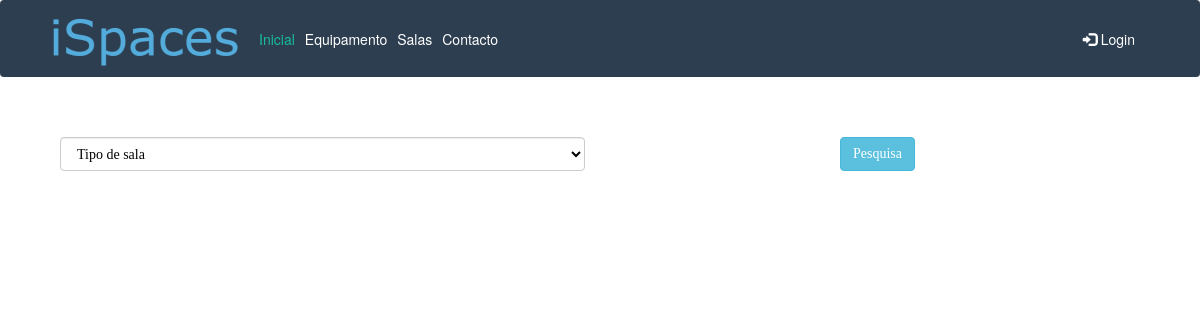
Page /index.php/publico_c/mostra_equipamento on the earlier database version.
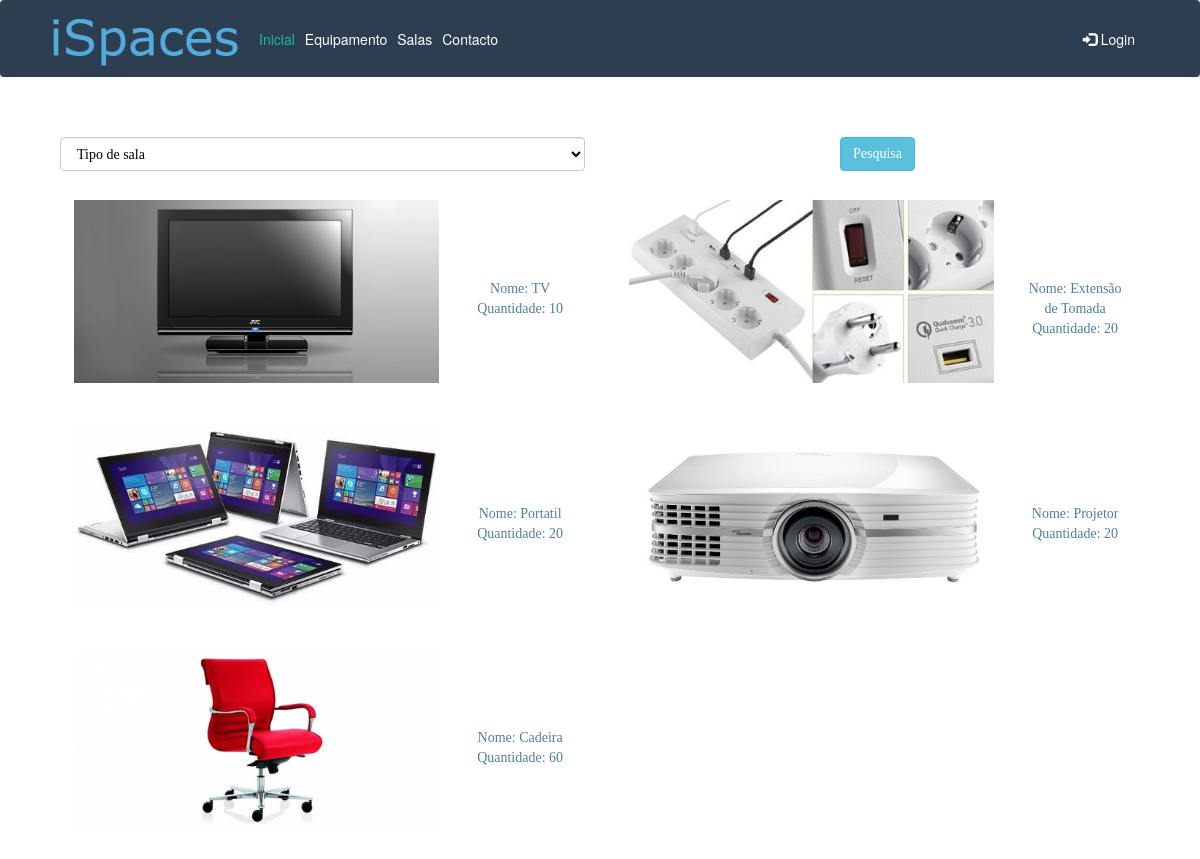
Same page on the later database version.
### tables this page shows
CREATE TABLE `equipamento` (
  `id` int(11) NOT NULL,
  `nome` varchar(45) NOT NULL,
  `quantidade` varchar(45) NOT NULL,
  `disponibilidade` varchar(45) NOT NULL,
  `imagem` varchar(45) NOT NULL
);

### application/controllers/Publico_c.php (called while the page is built, shortened)
<?php
class Publico_c extends CI_Controller {
	public function __construct()
    {
			$this->load->model('Publico_m');
			$this->load->helper('url_helper');
			$this->load->library("pagination");
	}
	public function mostra_equipamento()
	{
		$data['equipamento']=$this->Publico_m->selecionarEquipamento();
		$config = array();
        $config["base_url"] = base_url() . "Publico_c/mostra_equipamento";
       $config["total_rows"] = $this->Publico_m->Contar_salas();
       $config["per_page"] = 10;
       $config["uri_segment"] = 3;
    	$config['full_tag_open'] = "<ul class='pagination'>";
        $config['full_tag_close'] ="</ul>";
        $config['num_tag_open'] = '<li>';
        $config['num_tag_close'] = '</li>';
        $config['cur_tag_open'] = "<li class='disabled'><li class='active'><a href='#'>";
        $config['cur_tag_close'] = "<span class='sr-only'></span></a></li>";
        $config['next_tag_open'] = "<li>";
        $config['next_tagl_close'] = "</li>";
        $config['prev_tag_open'] = "<li>";
        $config['prev_tagl_close'] = "</li>";
        $config['first_tag_open'] = "<li>";
        $config['first_tagl_close'] = "</li>";
        $config['last_tag_open'] = "<li>";
		$config['last_tagl_close'] = "</li>";
		$this->pagination->initialize($config);
		   $page = ($this->uri->segment(3)) ? $this->uri->segment(3) : 0;
		   if($this->input->post('submit')){
			$equipamento=$this->input->post('search_sala');
			$data["sala"] = $this->Publico_m->busca_equipamento($config["per_page"], $page,$equipamento);
	  	$data["links"] = $this->pagination->create_links();
			}else{
				$data["sala"] = $this->Publico_m->busca_equipamento($config["per_page"], $page);
	  	$data["links"] = $this->pagination->create_links();
			}
		$this->load->view('templates/header');
		$this->load->view('publico/equipamento',$data);
	}
}

### index.php (called while the page is built, shortened)
<?php
require_once BASEPATH.'core/CodeIgniter.php';

### application/models/Publico_m.php (called while the page is built, shortened)
<?php
class Publico_m extends CI_Model
{
    public function busca_equipamento($limit, $start,$equipamento="")
    {
        $this->db->limit($limit, $start);
            $this->db->select('imagem,nome,quantidade');
            $this->db->from('equipamento');
            $query = $this->db->get();
            return $query->result_array();
    }
}

### application/views/publico/Equipamento.php (the view, shortened to what this page needs)
<div class="container mostrasalas">
    <br><br><br>
    <div class="form-group col-md-6">
<?php echo form_open('Publico_c/mostra_equipamento') ?>
    <select style="color:black" name="search_sala" class="form-control">
        <option value="" selected>Tipo de sala</option>
    </select>
</div>
<div class="form-group col-md-6 ">
<input type="submit" class="btn btn-info" name="submit" value="Pesquisa">
</div>
<br>
        <?php
                    foreach ($sala as $row){?>
                <div class="col-md-6  conteudo">
                    <div class="col-md-9 ">
                        <img height="100%" width="100%" src="<?php echo base_url($row['imagem'])?>"><br>
                    </div>
                    <div class="col-md-3 texto_equipamento ">
                        Nome: <?php echo $row['nome'] ?><br>
                        Quantidade: <?php echo $row['quantidade'] ?><br>
                    </div>
                </div>
                <?php } ?>
</div>

### application/views/templates/header.php (shortened to what this page needs)
<!DOCTYPE html>
<html>
<head>
    <link rel="stylesheet" type="text/css"  href="https://bootswatch.com/4/flatly/bootstrap.min.css" />
    <link rel="stylesheet" href="https://maxcdn.bootstrapcdn.com/bootstrap/3.3.7/css/bootstrap.min.css"
>
        <link rel="stylesheet" href="https://use.fontawesome.com/releases/v5.7.0/css/all.css">
         <link rel="stylesheet" type="text/css" media="screen" href="/ispace/assets/css/style.css" />
</head>
<body>
<nav class="navbar navbar-expand-md navbar-dark bg-primary">
  <div class="container">
    <div class="navbar-header">
        <a href="<?php echo base_url('home')?>">
              <img alt="brand" src="<?php echo base_url('assets/img/logo.png') ?>">
        </a>
    </div>
              <div class="collapse navbar-collapse" id="navbarColor01">
                  <ul class="navbar-nav mr-auto">
                          <li class="nav-item active">
                            <a class="nav-link" href="<?php echo base_url('home')?>">Inicial <span class="sr-only">(current)</span></a>
                          </li>
                          <li class="nav-item">
                            <a class="nav-link" href="<?php echo base_url('Equipamento')?>">Equipamento</a>
                          </li>
                          <li class="nav-item">
                            <a class="nav-link" href="<?php echo base_url('Salas')?>">Salas</a>
                          </li>
                          <li class="nav-item">
                            <a class="nav-link" href="<?php echo base_url('Contacto')?>">Contacto</a>
                          </li>
                  </ul>
                  <ul class="navbar-nav mr-auto navbar-right" >
                        <li class=""><a>
                            <a class="nav-link">
                            </a>
                        <?php if($this->session->userdata("usuario_logado")==false) { ?>
                              <li class="nav-item">
                                  <li class="dropdown">
                                      <a class="nav-link" href="#" id="login" data-toggle="dropdown"><span class="glyphicon glyphicon-log-in"></span> Login</a>
                                  </li>
                              </li>
                  </ul>
                  <?php } ?>
                </div>
  </div>
</nav>

### assets/css/header.css (style rules this page uses)
.navbar { margin-bottom: 0px; }
.navbar-nav .nav-link { padding-left: 20px; }

### assets/css/salas.css (style rules this page uses)
.mostrasalas { color:rgb(79, 127, 155); font-family: 'Times New Roman', Times, serif; text-align: center; }
.conteudo { border-radius: 20px; margin-bottom: 1em !important; padding: 1em 1em; }

### assets/css/Equipamento.css (style rules this page uses)
.texto_equipamento { padding-top: 15%; font-size: 1em; }

Differences in the rows shown:
added equipamento: imagem (picture), nome "TV", quantidade "10"
added equipamento: imagem (picture), nome "Extensão de Tomada", quantidade "20"
added equipamento: imagem (picture), nome "Portatil", quantidade "20"
added equipamento: imagem (picture), nome "Projetor", quantidade "20"
added equipamento: imagem (picture), nome "Cadeira", quantidade "60"
